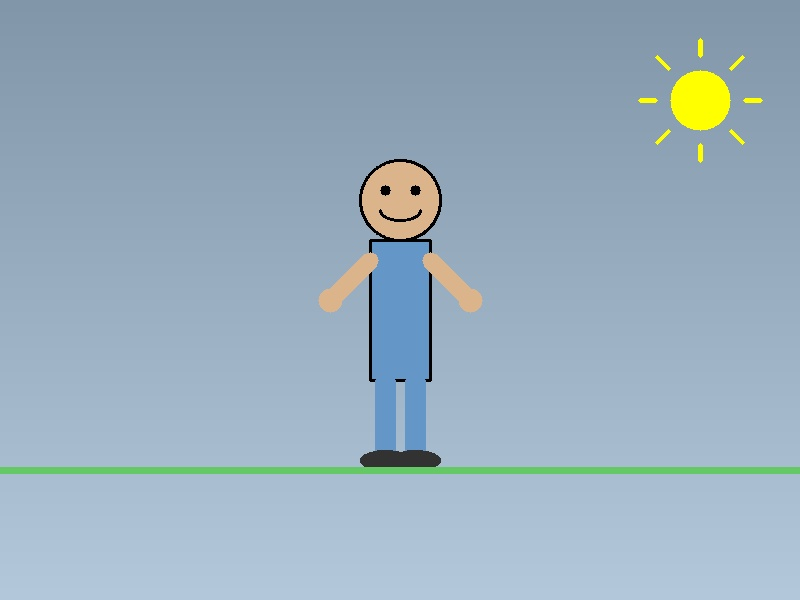
#> input picture X/sample_person.jpg, 800 x 600 px; its folder holds only this picture in this run
$ python enhanced_video_generator.py
#> lines starting #> are read from the running program, lines starting #| are printed output that depends on the picture
#!/usr/bin/env python3
"""
Enhanced AI-Powered Vertical Video Generator
Processes images from folder X and creates animated vertical videos
"""

import os
import cv2
import numpy as np
import random
import math
from PIL import Image, ImageDraw, ImageEnhance
import time

class EnhancedVideoGenerator:
    def __init__(self):
        self.width = 1080
        self.height = 1920
        self.fps = 30
        self.duration_range = (15, 30)

    def load_and_process_image(self, image_path):
        """Load and process input image"""
        print(f"Loading image: {image_path}")

        # Load image
        img = cv2.imread(image_path)
        if img is None:
            raise ValueError(f"Could not load image: {image_path}")

        # Convert BGR to RGB
        img = cv2.cvtColor(img, cv2.COLOR_BGR2RGB)

        # Resize and center image for vertical format
        h, w = img.shape[:2]

        # Calculate scaling to fit within vertical frame
        scale_w = self.width / w
        scale_h = self.height / h
        scale = min(scale_w, scale_h) * 0.8  # Leave some margin

        new_w = int(w * scale)
        new_h = int(h * scale)

        # Resize image
        img_resized = cv2.resize(img, (new_w, new_h), interpolation=cv2.INTER_LANCZOS4)

        # Create vertical canvas with gradient background
        canvas = np.zeros((self.height, self.width, 3), dtype=np.uint8)

        # Add gradient background
        for i in range(self.height):
            intensity = int(20 + 40 * (i / self.height))
            canvas[i, :] = [intensity, intensity + 10, intensity + 25]

        # Center the image
        y_offset = (self.height - new_h) // 2
        x_offset = (self.width - new_w) // 2

        canvas[y_offset:y_offset + new_h, x_offset:x_offset + new_w] = img_resized

        return canvas, (x_offset, y_offset, new_w, new_h)

    def create_dollar_bill(self, size=50):
        """Create a dollar bill graphic"""
        bill = np.zeros((size, size*2, 3), dtype=np.uint8)
        bill[:] = [34, 139, 34]  # Dark green

        # Add border
        cv2.rectangle(bill, (2, 2), (size*2-2, size-2), (255, 255, 255), 2)

        # Add dollar sign
        cv2.putText(bill, '$', (size//2, size//2 + 5), cv2.FONT_HERSHEY_SIMPLEX, 1.2, (255, 255, 255), 2)

        return bill

    def add_falling_money(self, frame, frame_num):
        """Add animated falling money"""
        result = frame.copy()
        dollar_bill = self.create_dollar_bill()

        # Multiple dollar bills falling
        num_bills = 12
        for i in range(num_bills):
            # Calculate position with different speeds
            x = (i * 120 + frame_num * (2 + i % 3)) % (self.width + 150) - 75
            y = (frame_num * (4 + i % 2) + i * 180) % (self.height + 250) - 125

            if x > -100 and x < self.width and y > -100 and y < self.height:
                # Add rotation for more dynamic effect
                angle = (frame_num * 2 + i * 45) % 360

                # Rotate dollar bill
                h, w = dollar_bill.shape[:2]
                center = (w//2, h//2)
                M = cv2.getRotationMatrix2D(center, angle, 1.0)
                rotated = cv2.warpAffine(dollar_bill, M, (w, h))

                # Blend onto frame
                end_x = min(x + w, self.width)
                end_y = min(y + h, self.height)
                start_x = max(x, 0)
                start_y = max(y, 0)

                if start_x < end_x and start_y < end_y:
                    bill_start_x = max(0, -x)
                    bill_start_y = max(0, -y)
                    bill_end_x = bill_start_x + (end_x - start_x)
                    bill_end_y = bill_start_y + (end_y - start_y)

                    # Alpha blending
                    alpha = 0.7
                    result[start_y:end_y, start_x:end_x] = cv2.addWeighted(
                        result[start_y:end_y, start_x:end_x], 1-alpha,
                        rotated[bill_start_y:bill_end_y, bill_start_x:bill_end_x], alpha, 0
                    )

        return result

    def add_sparkle_effects(self, frame, frame_num):
        """Add sparkle and glow effects"""
        result = frame.copy()

        # Add sparkles with different sizes and intensities
        num_sparkles = 20
        for i in range(num_sparkles):
            x = (frame_num * 3 + i * 137) % self.width
            y = (frame_num * 2 + i * 211) % self.height

            # Sparkle intensity with sine wave
            intensity = int(100 + 155 * abs(math.sin(frame_num * 0.1 + i)))
            size = 2 + int(3 * abs(math.sin(frame_num * 0.05 + i)))

            # Main sparkle
            cv2.circle(result, (x, y), size, (255, 255, intensity), -1)

            # Outer glow
            cv2.circle(result, (x, y), size + 3, (255, 255, intensity//3), 1)

            # Cross pattern for some sparkles
            if i % 3 == 0:
                cv2.line(result, (x-8, y), (x+8, y), (255, 255, intensity//2), 1)
                cv2.line(result, (x, y-8), (x, y+8), (255, 255, intensity//2), 1)

        return result

    def add_motivational_text(self, frame, frame_num, total_frames):
        """Add animated motivational text"""
        result = frame.copy()

        # Text rotation through video
        progress = frame_num / total_frames

        texts = [
            "MONEY FLOWS TO ME",
            "ABUNDANCE MINDSET",
            "SUCCESS IS MINE",
            "WEALTH ATTRACTION",
            "PROSPERITY NOW"
        ]

        # Select text based on progress
        text_index = int(progress * len(texts))
        if text_index >= len(texts):
            text_index = len(texts) - 1
        text = texts[text_index]

        # Text animation effects
        scale_wave = 1.8 + 0.4 * math.sin(frame_num * 0.12)
        font = cv2.FONT_HERSHEY_SIMPLEX
        thickness = 4

        # Get text dimensions
        (text_width, text_height), _ = cv2.getTextSize(text, font, scale_wave, thickness)

        # Position text at top
        x = (self.width - text_width) // 2
        y = 120 + int(10 * math.sin(frame_num * 0.08))  # Slight vertical bounce

        # Add multiple outline layers for better visibility
        outline_colors = [(0, 0, 0), (50, 50, 50)]
        outline_thicknesses = [thickness + 4, thickness + 2]

        for color, thick in zip(outline_colors, outline_thicknesses):
            cv2.putText(result, text, (x, y), font, scale_wave, color, thick)

        # Main text with golden color
        cv2.putText(result, text, (x, y), font, scale_wave, (0, 215, 255), thickness)

        return result

    def add_dynamic_effects(self, frame, frame_num):
        """Add dynamic visual effects"""
        result = frame.copy()

        # Add pulsing glow around the edges
        glow_intensity = int(30 + 25 * abs(math.sin(frame_num * 0.1)))

        # Top and bottom glow bars
        cv2.rectangle(result, (0, 0), (self.width, 50), (glow_intensity, glow_intensity*2, glow_intensity*3), -1)
        cv2.rectangle(result, (0, self.height-50), (self.width, self.height), (glow_intensity, glow_intensity*2, glow_intensity*3), -1)

        # Side glows
        cv2.rectangle(result, (0, 0), (30, self.height), (glow_intensity//2, glow_intensity, glow_intensity*2), -1)
        cv2.rectangle(result, (self.width-30, 0), (self.width, self.height), (glow_intensity//2, glow_intensity, glow_intensity*2), -1)

        return result

    def generate_frames(self, base_canvas, person_bbox, duration):
        """Generate all video frames"""
        total_frames = int(duration * self.fps)
        frames = []

        print(f"Generating {total_frames} frames for {duration:.1f}s video...")

        for frame_num in range(total_frames):
            if frame_num % 60 == 0:
                print(f"Processing frame {frame_num}/{total_frames}")

            # Start with base canvas
            frame = base_canvas.copy()

            # Add person animation (subtle movement)
            x, y, w, h = person_bbox

            # Subtle breathing/movement animation
            scale_factor = 1.0 + 0.02 * math.sin(frame_num * 0.15)
            offset_x = int(3 * math.sin(frame_num * 0.08))
            offset_y = int(2 * math.sin(frame_num * 0.12))

            # Apply subtle transformation to person region
            if w > 0 and h > 0:
                person_region = frame[y:y+h, x:x+w].copy()
                center_x, center_y = w//2, h//2

                # Create transformation matrix
                M = cv2.getRotationMatrix2D((center_x, center_y), 0, scale_factor)
                M[0, 2] += offset_x
                M[1, 2] += offset_y

                # Apply transformation
                transformed = cv2.warpAffine(person_region, M, (w, h))
                frame[y:y+h, x:x+w] = transformed

            # Add falling money
            frame = self.add_falling_money(frame, frame_num)

            # Add sparkle effects
            frame = self.add_sparkle_effects(frame, frame_num)

            # Add motivational text
            frame = self.add_motivational_text(frame, frame_num, total_frames)

            # Add dynamic effects
            frame = self.add_dynamic_effects(frame, frame_num)

            frames.append(frame)

        return frames

    # [94 lines left out: functions create_video, generate_audio, combine_video_audio, not called in this run]

    def process_image(self, image_path, output_dir):
        """Process a single image into an animated video"""
        print(f"\n🎬 Processing: {os.path.basename(image_path)}")

        # Load and process image
        base_canvas, person_bbox = self.load_and_process_image(image_path)

        # Generate random duration within range
        duration = random.uniform(*self.duration_range)

        # Generate frames
        frames = self.generate_frames(base_canvas, person_bbox, duration)

        # Create temporary video
        temp_video = "temp_video.mp4"
        self.create_video(frames, self.fps, temp_video)

        # Generate audio
        temp_audio = "temp_audio.wav"
        audio_created = self.generate_audio(duration, temp_audio)

        # Create final output path
        base_name = os.path.splitext(os.path.basename(image_path))[0]
        final_output = os.path.join(output_dir, f"{base_name}_animated.mp4")

        # Combine video and audio
        if audio_created and os.path.exists(temp_audio):
            if self.combine_video_audio(temp_video, temp_audio, final_output):
                # Clean up temp files
                if os.path.exists(temp_video):
                    os.remove(temp_video)
                if os.path.exists(temp_audio):
                    os.remove(temp_audio)
            else:
                # If combining failed, use video without audio
                import shutil
                shutil.move(temp_video, final_output)
        else:
            # Use video without audio
            import shutil
            shutil.move(temp_video, final_output)

        print(f"✅ Generated: {final_output}")
        print(f"   Duration: {duration:.1f}s | Resolution: 1080x1920")

        return final_output

def main():
    """Main function to process all images in folder X"""
    print("🎬 Enhanced AI-Powered Vertical Video Generator")
    print("=" * 50)

    generator = EnhancedVideoGenerator()

    input_folder = "X"
    output_folder = "Y"

    # Ensure folders exist
    os.makedirs(output_folder, exist_ok=True)

    if not os.path.exists(input_folder):
        print(f"❌ Input folder '{input_folder}' not found!")
        return

    # Find all image files
    image_extensions = {'.jpg', '.jpeg', '.png', '.bmp', '.tiff', '.webp'}
    image_files = []

    for filename in os.listdir(input_folder):
        if any(filename.lower().endswith(ext) for ext in image_extensions):
            image_files.append(os.path.join(input_folder, filename))

    if not image_files:
        print(f"❌ No image files found in '{input_folder}'!")
        print(f"   Supported formats: {', '.join(image_extensions)}")
        return

    print(f"📁 Found {len(image_files)} image(s) to process")
    print(f"📤 Output folder: {output_folder}")
    print()

    # Process each image
    generated_videos = []
    for image_path in image_files:
        try:
            output_path = generator.process_image(image_path, output_folder)
#> in load_and_process_image, img is the input picture: shape (600, 800, 3); mean B, G, R 189.2, 173.8, 152.5
#> in load_and_process_image, `canvas[y_offset:y_offset + new_h, x_offset:x_offset + new_w] = img_res..`:
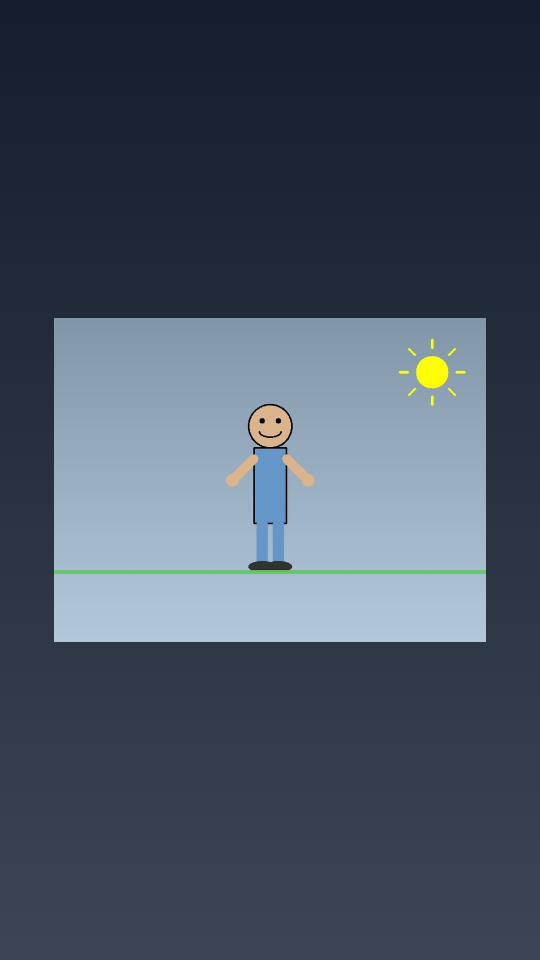
#> canvas: shape (1920, 1080, 3) (shown at 1/2 size); mean R, G, B 70, 83.1, 98.2
#> in process_image, `base_canvas, person_bbox = self.load_and_process_image(image_path)`: person_bbox = (108, 636, 864, 648)
#> the loop in generate_frames, `for frame_num in range(total_frames):` made 404 passes
#> pass 1, in generate_frames, `frame = self.add_falling_money(frame, frame_num)`:
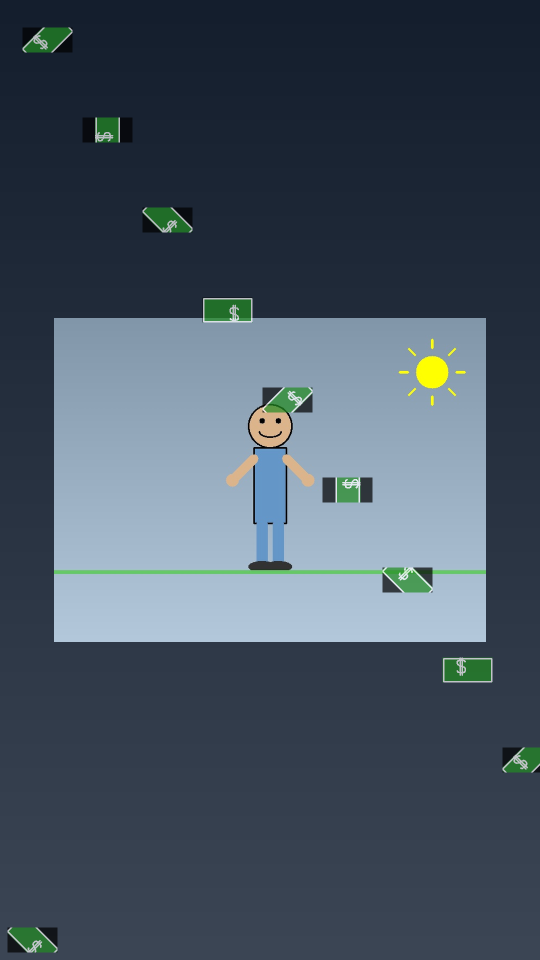
#> frame: shape (1920, 1080, 3) (shown at 1/2 size); mean R, G, B 69.8, 83.6, 97.5
#> pass 1, in generate_frames, `frame = self.add_dynamic_effects(frame, frame_num)`:
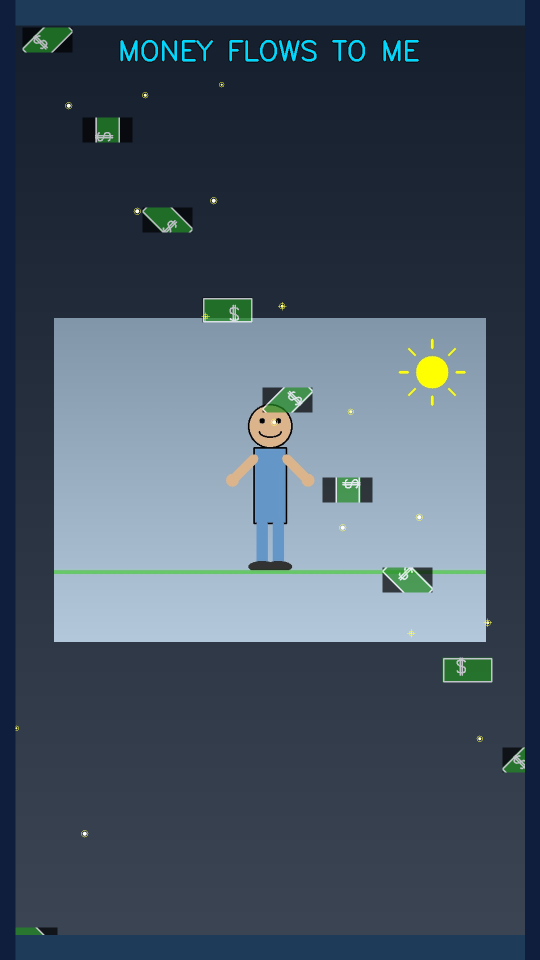
#> frame: shape (1920, 1080, 3) (shown at 1/2 size); mean R, G, B 68, 83.6, 99.2
            generated_videos.append(output_path)
        except Exception as e:
            print(f"❌ Error processing {os.path.basename(image_path)}: {str(e)}")

    # Summary
    print("\n" + "=" * 50)
    print("🎉 Video Generation Complete!")
    print(f"✅ Successfully generated {len(generated_videos)} video(s)")
    print(f"📁 All videos saved to folder: {output_folder}")
    print("\n📋 Generated videos:")
    for video in generated_videos:
        print(f"   • {os.path.basename(video)}")

    print("\n🎯 Features included:")
    print("   • Vertical format (1080x1920) optimized for social media")
    print("   • Animated person with subtle movements")
    print("   • Falling dollar bills with rotation effects")
    print("   • Dynamic sparkle and glow effects")
    print("   • Motivational text overlays")
    print("   • Uplifting background music")
    print("   • High-quality MP4 output")

if __name__ == "__main__":
    main()
